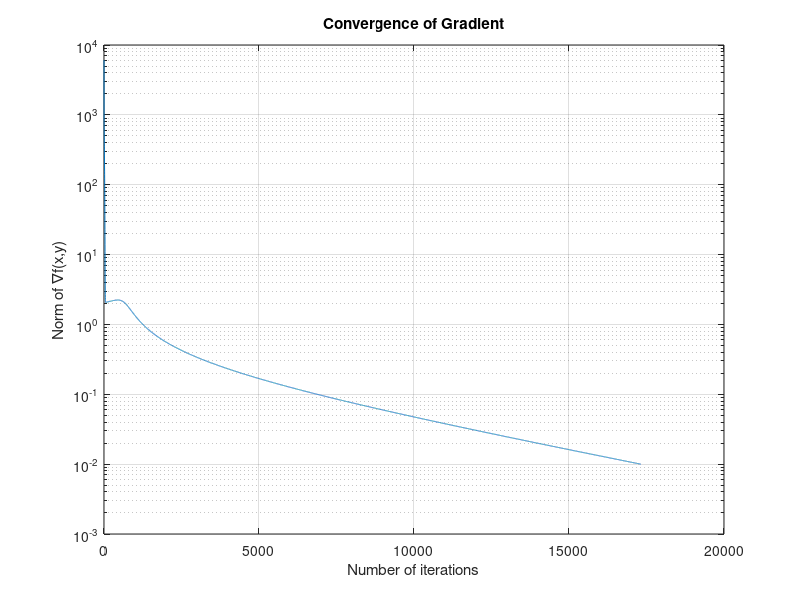
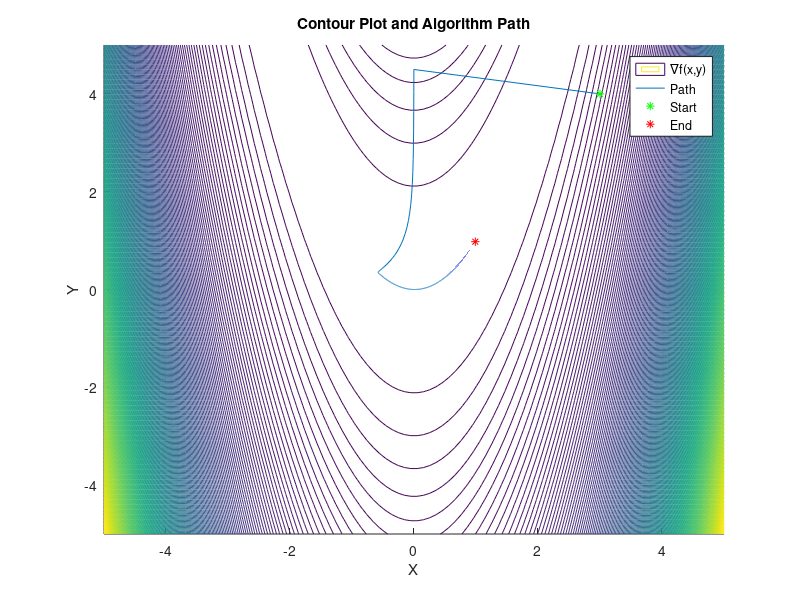

Here is the MATLAB script that generated these plots, in order:
% Initalizaing
X = 0;
Y = 0;
CONVERGENCE = 0;
x = 1;
y = 1;

% Defining function and parameters
f = (x - 1)^2 + 100*(- x^2 + y)^2;
grad = [2*x - 400*x*(- x^2 + y) - 2 ; - 200*x^2 + 200*y];
p_k_formula =  [400*x*(- x^2 + y) - 2*x + 2;  200*x^2 - 200*y];
hess = [ 1200*x^2 - 400*y + 2, -400*x; -400*x,    200];

% Defining computing conditions
k=0;
limit = 100000;
tol = 0.01;
alpha = 0.0005; % We could try other values, and usually small alpha work
theC = 10^(-4);
rho = 0.9;
x = 3;
y = 4;
p_k = [400*x*(- x^2 + y) - 2*x + 2;  200*x^2 - 200*y];

% Looping through
while(1)
    epsilon = norm([2*x - 400*x*(- x^2 + y) - 2 ; - 200*x^2 + 200*y]);
    k=k+1;

    CONVERGENCE(k) = epsilon;
    X(k) = x;
    Y(k) = y;
    
    % Break if reach tolerance or limit
    if (epsilon < tol)
        break;
    end  
    if (k==limit)
        break;
    end 
   
    % Updating
    x_old = x;
    y_old = y;
    x = x_old + alpha * p_k(1);
    y = y_old + alpha * p_k(2);
    p_k = [400*x*(- x^2 + y) - 2*x + 2;  200*x^2 - 200*y];
end

%Plotting 
semilogy(CONVERGENCE)
xlabel('Number of iterations')
ylabel('Norm of \nablaf(x,y)')
title('Convergence of Gradient')
grid on
size = 5;
a = linspace(-size,size);
b = linspace(-size,size);
[A,B] = meshgrid(a,b);
C = (1-A).^2+100*((B-(A.^2)).^2);
levels = 100:100:100;
figure
hold on
contour(A,B,C,200)
plot(X,Y)
plot(3,4,'g*')
plot(x,y,'r*')
legend('\nablaf(x,y)','Path','Start','End')
xlabel('X')
ylabel('Y')
title('Contour Plot and Algorithm Path')